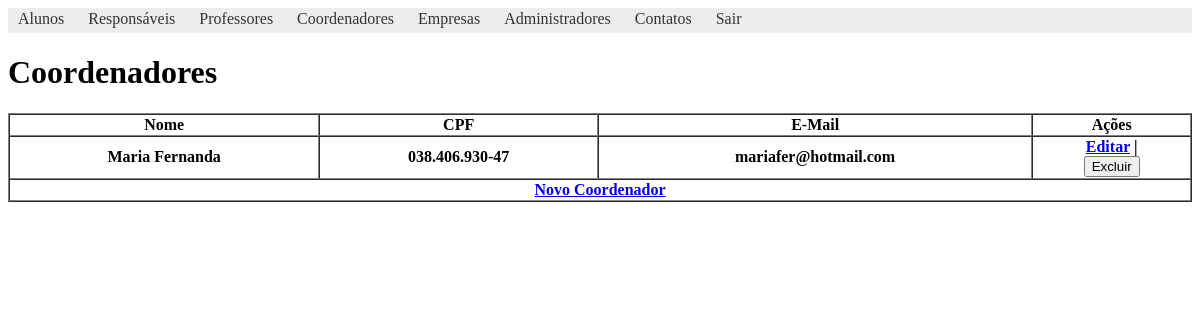
Screenshot of /views/coordenador/ver-coordenadores.php (signed in) with the database file from the repository.
### tables this page shows
CREATE TABLE `coordenadores` (
  `id` int(11) NOT NULL AUTO_INCREMENT,
  `nome` varchar(200) NOT NULL,
  `login` varchar(100) NOT NULL,
  `email` varchar(100) NOT NULL,
  `senha` varchar(100) NOT NULL,
  `cpf` varchar(20) NOT NULL,
  PRIMARY KEY (`id`)
);

### app/models/Coordenador.php (called while the page is built, shortened)
<?php
	function listarCoordenadores()
	{
		$conn = iniciarConexao();
		$stmt = $conn->prepare("SELECT * FROM coordenadores");
		if($stmt->execute() && $stmt->rowCount() > 0){
			$coordenadores = $stmt->fetchAll(PDO::FETCH_OBJ);
		}
		return $coordenadores;
	}

### views/coordenador/ver-coordenadores.php (the view, shortened to what this page needs)
<?php
	include_once '../templates/includes/header.php';
	include_once '../../app/models/Coordenador.php';
	$coordenadores = listarCoordenadores();
?>
<h1>Coordenadores</h1>
<table border="1" cellspacing="0" width="100%">
	<thead>
		<tr>
			<th>Nome</th>
			<th>CPF</th>
			<th>E-Mail</th>
			<th>Ações</th>
		</tr>
	</thead>
	<tbody>
		<?php
			if(!empty($coordenadores)){
				foreach($coordenadores as $coordenador){
		?>
			<tr>
				<th><?= $coordenador->nome ?></th>
				<th><?= $coordenador->cpf ?></th>
				<th><?= $coordenador->email ?></th>
				<th>
					<a href="novo-editar-coordenador.php?id=<?= $coordenador->id ?>">Editar</a> |
					<form method="POST" action="../../app/routes.php">
						<button type="submit" onclick="return confirm('Deseja Realmente excluir esse coordenador?')">Excluir</button>
					</form>
				</th>
			</tr>
		<?php } }else{ ?>
			<tr>
				<th colspan="4">Nenhum Coordenador Cadastrado</th>
			</tr>
		<?php } ?>
	</tbody>
	<tfoot>
		<tr>
			<th colspan="4"><a href="novo-editar-coordenador.php">Novo Coordenador</a></th>
		</tr>
	</tfoot>
</table>
<?php include_once '../templates/includes/footer.php'; ?>

### rows the page displays
coordenadores: nome "Maria Fernanda", cpf "038.406.930-47", email "mariafer@hotmail.com"
